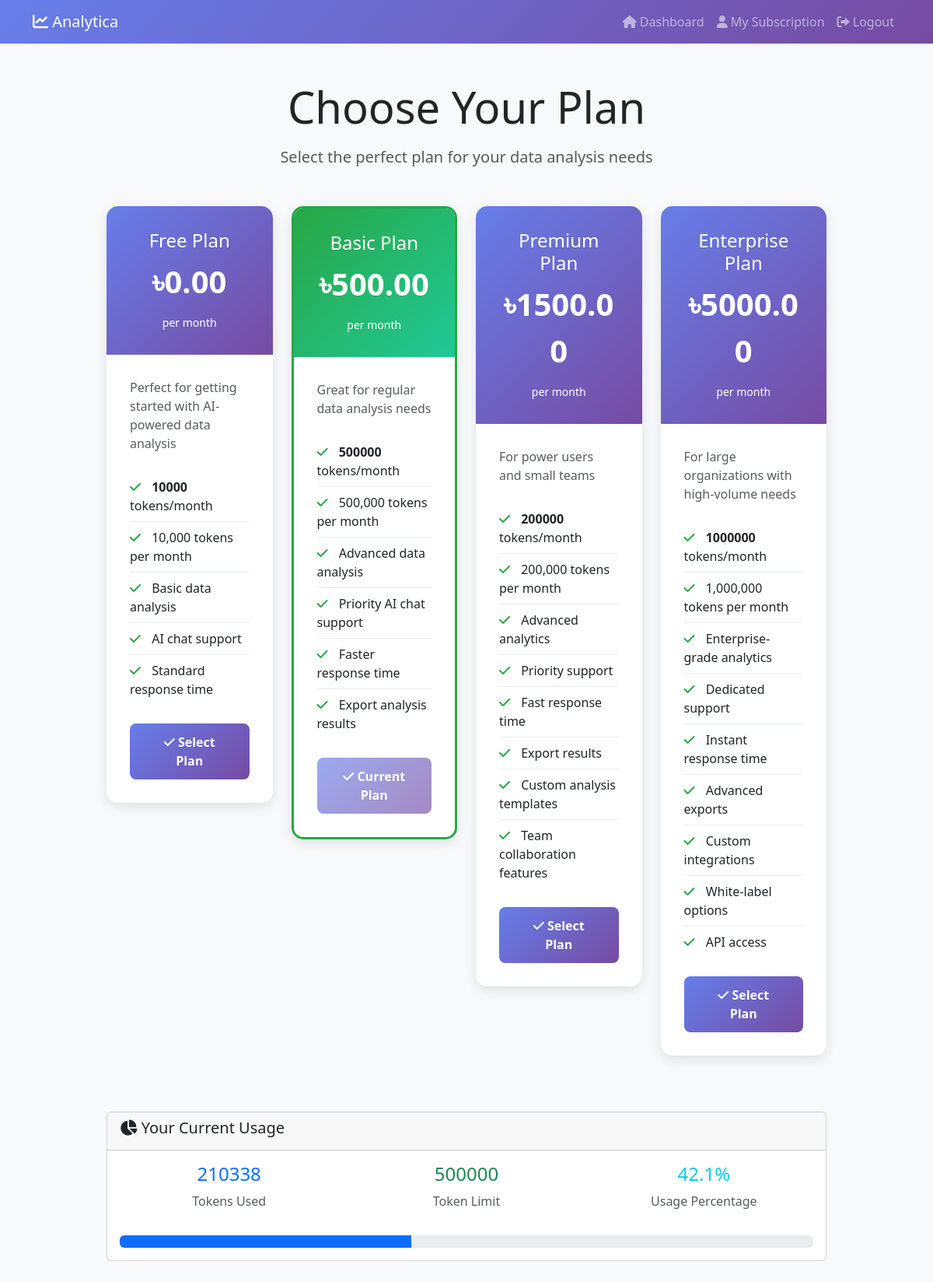
/subscription/plans/ (signed in), run on the app's committed database.
### data/models.py (models this page shows, shortened)
class SubscriptionPlan(models.Model):
    name = models.CharField(max_length=50, unique=True)
    display_name = models.CharField(max_length=100)
    description = models.TextField()
    monthly_token_limit = models.IntegerField()
    monthly_cost_bdt = models.DecimalField(max_digits=10, decimal_places=2)
    features = models.JSONField(default=list)  # List of features included
    is_active = models.BooleanField(default=True)
    created_at = models.DateTimeField(default=timezone.now)
    updated_at = models.DateTimeField(auto_now=True)
    class Meta:
        verbose_name = 'Subscription Plan'
        verbose_name_plural = 'Subscription Plans'
        ordering = ['monthly_cost_bdt']
    def get_features_list(self):
        if isinstance(self.features, list):
            return self.features
        return []

class UserSubscription(models.Model):
    user = models.OneToOneField(User, on_delete=models.CASCADE)
    plan = models.ForeignKey(SubscriptionPlan, on_delete=models.SET_NULL, null=True, blank=True)
    monthly_token_limit = models.IntegerField(default=10000)  # Default 10K tokens for free tier
    monthly_cost_bdt = models.DecimalField(max_digits=10, decimal_places=2, default=0.0)
    current_month_tokens_used = models.IntegerField(default=0)
    reset_date = models.DateField(default=timezone.now)
    is_active = models.BooleanField(default=True)
    created_at = models.DateTimeField(default=timezone.now)
    updated_at = models.DateTimeField(auto_now=True)
    class Meta:
        verbose_name = 'User Subscription'
        verbose_name_plural = 'User Subscriptions'
    def get_usage_percentage(self):
        if self.monthly_token_limit == 0:
            return 0
        return (self.current_month_tokens_used / self.monthly_token_limit) * 100

### data/views.py (the view)
# urls.py: path('subscription/plans/', views.subscription_plans, name='subscription_plans'),
@login_required(login_url='login')
def subscription_plans(request):
    plans = SubscriptionPlan.objects.filter(is_active=True)
    user_subscription, created = UserSubscription.objects.get_or_create(
        user=request.user,
        defaults={'monthly_token_limit': 10000, 'monthly_cost_bdt': 0.0}
    )
    context = {
        'plans': plans,
        'user_subscription': user_subscription,
    }
    return render(request, 'subscription/plans.html', context)

### templates/subscription/plans.html (shortened to what this page needs)
<!DOCTYPE html>
<html lang="en">
<head>
    <link href="https://cdn.jsdelivr.net/npm/bootstrap@5.3.0/dist/css/bootstrap.min.css" rel="stylesheet">
    <link href="https://cdnjs.cloudflare.com/ajax/libs/font-awesome/6.0.0/css/all.min.css" rel="stylesheet">
</head>
<body>
    <nav class="navbar navbar-expand-lg navbar-dark">
        <div class="container">
            <a class="navbar-brand" href="{% url 'home' %}">
                <i class="fas fa-chart-line"></i> Analytica
            </a>
            <div class="navbar-nav ms-auto">
                <a class="nav-link" href="{% url 'home' %}">
                    <i class="fas fa-home"></i> Dashboard
                </a>
                <a class="nav-link" href="{% url 'my_subscription' %}">
                    <i class="fas fa-user"></i> My Subscription
                </a>
                <a class="nav-link" href="{% url 'logout' %}">
                    <i class="fas fa-sign-out-alt"></i> Logout
                </a>
            </div>
        </div>
    </nav>
    <div class="container py-5">
        <div class="row justify-content-center">
            <div class="col-lg-10">
                <div class="text-center mb-5">
                    <h1 class="display-4 mb-3">Choose Your Plan</h1>
                    <p class="lead text-muted">Select the perfect plan for your data analysis needs</p>
                </div>
                <div class="row">
                    {% for plan in plans %}
                    <div class="col-lg-3 col-md-6 mb-4">
                        <div class="card plan-card {% if user_subscription.plan == plan %}current-plan{% endif %}">
                            <div class="plan-header">
                                <h4>{{ plan.display_name }}</h4>
                                <div class="plan-price">৳{{ plan.monthly_cost_bdt }}</div>
                                <small>per month</small>
                            </div>
                            <div class="plan-body">
                                <p class="text-muted mb-4">{{ plan.description }}</p>
                                <ul class="plan-features">
                                    <li>
                                        <i class="fas fa-check"></i>
                                        <strong>{{ plan.monthly_token_limit|floatformat:0 }}</strong> tokens/month
                                    </li>
                                    {% for feature in plan.get_features_list %}
                                    <li>
                                        <i class="fas fa-check"></i>
                                        {{ feature }}
                                    </li>
                                    {% endfor %}
                                </ul>
                                <div class="text-center mt-4">
                                    {% if user_subscription.plan == plan %}
                                        <button class="btn btn-success btn-select-plan" disabled>
                                            <i class="fas fa-check"></i> Current Plan
                                        </button>
                                    {% else %}
                                        <a href="{% url 'select_plan' plan.id %}" class="btn btn-primary btn-select-plan">
                                            <i class="fas fa-check"></i> Select Plan
                                        </a>
                                    {% endif %}
                                </div>
                            </div>
                        </div>
                    </div>
                    {% endfor %}
                </div>
                <div class="row mt-5">
                    <div class="col-12">
                        <div class="card">
                            <div class="card-header">
                                <h5><i class="fas fa-chart-pie"></i> Your Current Usage</h5>
                            </div>
                            <div class="card-body">
                                <div class="row">
                                    <div class="col-md-4">
                                        <div class="text-center">
                                            <h4 class="text-primary">{{ user_subscription.current_month_tokens_used|floatformat:0 }}</h4>
                                            <p class="text-muted">Tokens Used</p>
                                        </div>
                                    </div>
                                    <div class="col-md-4">
                                        <div class="text-center">
                                            <h4 class="text-success">{{ user_subscription.monthly_token_limit|floatformat:0 }}</h4>
                                            <p class="text-muted">Token Limit</p>
                                        </div>
                                    </div>
                                    <div class="col-md-4">
                                        <div class="text-center">
                                            <h4 class="text-info">{{ user_subscription.get_usage_percentage|floatformat:1 }}%</h4>
                                            <p class="text-muted">Usage Percentage</p>
                                        </div>
                                    </div>
                                </div>
                                <div class="progress mt-3">
                                    <div class="progress-bar" role="progressbar"
                                         style="width: {{ user_subscription.get_usage_percentage }}%"
                                         aria-valuenow="{{ user_subscription.get_usage_percentage }}"
                                         aria-valuemin="0" aria-valuemax="100">
                                    </div>
                                </div>
                            </div>
                        </div>
                    </div>
                </div>
            </div>
        </div>
    </div>
</body>
</html>

### templates/subscription/plans.html (style rules this page uses)
body { background-color: #f8f9fa; }
.plan-card { border: none; border-radius: 15px; box-shadow: 0 5px 15px rgba(0,0,0,0.1); transition: all 0.3s ease; overflow: hidden; }
.plan-header { background: linear-gradient(135deg, #667eea 0%, #764ba2 100%); color: white; padding: 30px; text-align: center; }
.plan-body { padding: 30px; }
.plan-price { font-size: 2.5rem; font-weight: bold; margin-bottom: 10px; }
.plan-features { list-style: none; padding: 0; }
.plan-features li { padding: 8px 0; border-bottom: 1px solid #e9ecef; }
.plan-features li:last-child { border-bottom: none; }
.plan-features li i { color: #28a745; margin-right: 10px; }
.btn-select-plan { background: linear-gradient(135deg, #667eea 0%, #764ba2 100%); border: none; border-radius: 8px; padding: 12px 30px; font-weight: 600; transition: all 0.3s ease; }
.current-plan { border: 3px solid #28a745; }
.current-plan .plan-header { background: linear-gradient(135deg, #28a745 0%, #20c997 100%); }
.navbar { background: linear-gradient(135deg, #667eea 0%, #764ba2 100%); }

### data on the page
SubscriptionPlan: display_name "Free Plan", monthly_cost_bdt "0.00", description "Perfect for getting started with AI-powered data analysis", monthly_token_limit "10000", get_features_list "10,000 tokens per month" "Basic data analysis" "AI chat support" "Standard response time", shows "Select Plan"
SubscriptionPlan: display_name "Basic Plan", monthly_cost_bdt "500.00", description "Great for regular data analysis needs", monthly_token_limit "500000", get_features_list "500,000 tokens per month" "Advanced data analysis" "Priority AI chat support" "Faster response time" "Export analysis results", shows "Current Plan"
SubscriptionPlan: display_name "Premium Plan", monthly_cost_bdt "1500.00", description "For power users and small teams", monthly_token_limit "200000", get_features_list "200,000 tokens per month" "Advanced analytics" "Priority support" "Fast response time" "Export results" "Custom analysis templates" "Team collaboration features", shows "Select Plan"
SubscriptionPlan: display_name "Enterprise Plan", monthly_cost_bdt "5000.00", description "For large organizations with high-volume needs", monthly_token_limit "1000000", get_features_list "1,000,000 tokens per month" "Enterprise-grade analytics" "Dedicated support" "Instant response time" "Advanced exports" "Custom integrations" "White-label options" "API access", shows "Select Plan"
UserSubscription: current_month_tokens_used "210338", monthly_token_limit "500000", get_usage_percentage "42.1"
